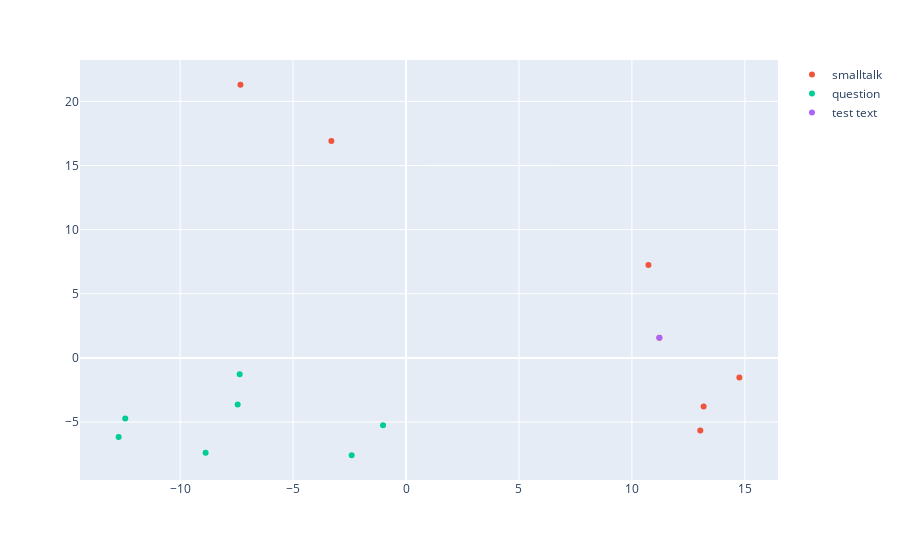

This figure's notebook cell:
### Markdown cell above
### step 4.4: Visualizing the classification
Here we will visualize the classification results.

For this we will use plotly. Plotly is a powerful visualization library that allows us to create interactive plots.

### Code cell
# reducing the size of the embeddings to 2 dimensions for visualization
from sklearn.decomposition import PCA

pca = PCA(n_components=2)

pca.fit(embeddings_smalltalk + embeddings_question)

embeddings_smalltalk_2d = pca.transform(embeddings_smalltalk)
embeddings_question_2d = pca.transform(embeddings_question)
embedding_test_text_2d = pca.transform([embedding_test_text])

# Plotting the embeddings
import plotly.express as px

# create a generic figure
fig = px.scatter()

# add the embeddings to the figure
fig.add_scatter(x=embeddings_smalltalk_2d[:,0], y=embeddings_smalltalk_2d[:,1], mode="markers", name="smalltalk", text=class_smalltalk)
fig.add_scatter(x=embeddings_question_2d[:,0], y=embeddings_question_2d[:,1], mode="markers", name="question", text=class_question)
fig.add_scatter(x=embedding_test_text_2d[:,0], y=embedding_test_text_2d[:,1], mode="markers", name="test text", text=test_text)

fig.show()

### Figure 1 — Plotly figure (JSON) as saved in the notebook; plotly's stock layout.template omitted (floating-point values rounded to 4 significant figures)
{"data": [{"hovertemplate": "<extra></extra>", "legendgroup": "", "marker": {"color": "#636efa", "symbol": "circle"}, "mode": "markers", "name": "", "orientation": "v", "showlegend": false, "type": "scatter", "xaxis": "x", "yaxis": "y"}, {"mode": "markers", "name": "smalltalk", "text": ["Hey, how are you doing?", "I am doing great, how about you?", "Whats up?", "Who are you?", "What is your name?", "Tell me a joke about cats.", "Want do you think about costume parties?"], "type": "scatter", "x": [11.21, 10.73, 14.76, 13.17, 13.03, -3.305, -7.33], "y": [1.572, 7.235, -1.52, -3.793, -5.665, 16.92, 21.3]}, {"mode": "markers", "name": "question", "text": ["What is the best way to reset a password?", "How can I search through my documents with embeddings?", "What can I do with completion?", "How does AtMan work?", "What is he difference between symmetric and asymmetric embeddings?", "What is a completion?", "What are all the luminous model names ?"], "type": "scatter", "x": [-8.872, -12.43, -7.365, -2.406, -12.72, -7.453, -1.018], "y": [-7.391, -4.718, -1.28, -7.589, -6.175, -3.642, -5.252]}, {"mode": "markers", "name": "test text", "text": "Hey, how are you doing?", "type": "scatter", "x": [11.21], "y": [1.572]}], "layout": {"legend": {"tracegroupgap": 0}, "margin": {"t": 60}, "xaxis": {"anchor": "y", "domain": [0, 1]}, "yaxis": {"anchor": "x", "domain": [0, 1]}}}
